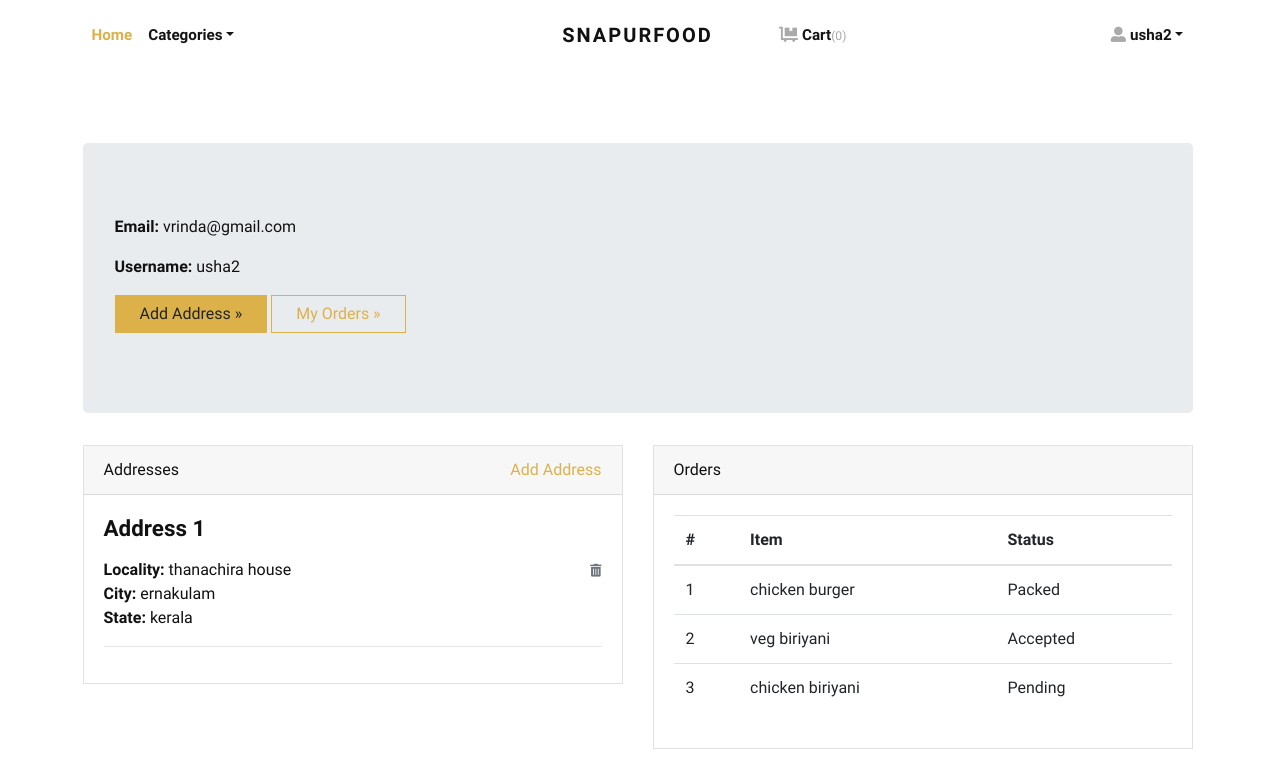
Screenshot of /accounts/profile/ (signed in) with the database file from the repository.
### foodapp/models.py (models this page shows, shortened)
class Address(models.Model):
    user = models.ForeignKey(User, verbose_name="User", on_delete=models.CASCADE)
    locality = models.CharField(max_length=150, verbose_name="Address")
    city = models.CharField(max_length=150, verbose_name="City")
    state = models.CharField(max_length=150, verbose_name="State")

class Order(models.Model):
    user = models.ForeignKey(User, verbose_name="User", on_delete=models.CASCADE)
    address = models.ForeignKey(Address, verbose_name="Shipping Address", on_delete=models.CASCADE)
    product = models.ForeignKey(Product, verbose_name="Product", on_delete=models.CASCADE)
    quantity = models.PositiveIntegerField(verbose_name="Quantity")
    ordered_date = models.DateTimeField(auto_now_add=True, verbose_name="Ordered Date")
    status = models.CharField(
        choices=STATUS_CHOICES,
        max_length=50,
        default="Pending"
        )

class Product(models.Model):
    title = models.CharField(max_length=150, verbose_name="Product Title")
    slug = models.SlugField(max_length=160, verbose_name="Product Slug")
    short_description = models.TextField(verbose_name="Short Description")
    detail_description = models.TextField(blank=True, null=True, verbose_name="Detail Description")
    product_image = models.ImageField(upload_to='product', blank=True, null=True, verbose_name="Product Image")
    price = models.DecimalField(max_digits=8, decimal_places=2)
    category = models.ForeignKey(Category, verbose_name="Product Categoy", on_delete=models.CASCADE)
    is_active = models.BooleanField(verbose_name="Is Active?")
    created_at = models.DateTimeField(auto_now_add=True, verbose_name="Created Date")
    updated_at = models.DateTimeField(auto_now=True, verbose_name="Updated Date")
    class Meta:
        verbose_name_plural = 'Products'
        ordering = ('-created_at', )

### foodapp/views.py (the view)
# urls.py: path('accounts/profile/', views.profile, name="profile"),
@login_required
def profile(request):
    addresses = Address.objects.filter(user=request.user)
    orders = Order.objects.filter(user=request.user)
    return render(request, 'account/profile.html', {'addresses':addresses, 'orders':orders})

### foodapp/context_preprocessors.py (called while the page is built)
def store_menu(request):
    categories = Category.objects.filter(is_active=True)
    context = {
        'categories_menu': categories,
    }
    return context

def cart_menu(request):
    if request.user.is_authenticated:
        cart_items= Cart.objects.filter(user=request.user)
        context = {
            'cart_items': cart_items,
        }
    else:
        context = {}
    return context

### templates/account/profile.html (shortened to what this page needs)
{% extends 'base.html' %}
{% load static %}
    {% block content %}
      <div class="container py-5">
        <div class="jumbotron">
          <p><strong>Email:</strong> {{request.user.email}}</p>
          <p><strong>Username:</strong> {{request.user.username}}</p>
          <p><a class="btn btn-primary btn-large" href="{% url 'foodapp:add-address' %}">Add Address »</a> <a class="btn btn-outline-primary btn-large" href="#">My Orders »</a></p>
        </div>
        <div class="row">
          <div class="col-lg-6">
            <div class="card mb-4" id="headings">
              <div class="card-header">Addresses <span class="float-right"><a href="{% url 'foodapp:add-address' %}">Add Address</a></span></div>
              <div class="card-body">
                {% if addresses %}
                    {% for address in addresses %}
                        <h4 class="mb-3">Address {{forloop.counter}}</h4>
                        <span class="float-right"><a href="{% url 'foodapp:remove-address' address.id %}"><i class="fas fa-trash-alt small text-muted"></i></a></span>
                        <p>
                            <strong>Locality: </strong>{{address.locality}} <br>
                            <strong>City: </strong>{{address.city}} <br>
                            <strong>State: </strong>{{address.state}} <br>
                        </p>
                        <hr>
                    {% endfor %}
                {% else %}
                <div class="text-danger">
                  Address not Added.
                </div>
                {% endif %}
              </div>
            </div>
          </div>
          <div class="col-lg-6">
            <div class="card mb-4" id="tables">
              <div class="card-header">Orders</div>
              <div class="card-body">
                <table class="table table-hover">
                  <thead>
                    <tr>
                      <th>#</th>
                      <th>Item</th>
                      <th>Status</th>
                    </tr>
                  </thead>
                  <tbody>
                    {% if orders %}
                      {% for order in orders %}
                        <tr>
                          <td>{{forloop.counter}}</td>
                          <td>{{order.product.title}}</td>
                          <td>
                            {{order.status}}
                          </td>
                        </tr>
                      {% endfor %}
                    {% else %}
                    <tr>
                      <td class="text-danger" colspan="3">You've not Ordered anything yet.</td>
                    </tr>
                    {% endif %}
                  </tbody>
                </table>
              </div>
            </div>
          </div>
        </div>
      </div>
{% endblock content %}

### templates/navbar.html (shortened to what this page needs)
{% load static %}
      <header class="header bg-white">
        <div class="container px-0 px-lg-3">
          <nav class="navbar navbar-expand-lg navbar-light py-3 px-lg-0"><a class="navbar-brand" href="{% url 'foodapp:home' %}"><span class="font-weight-bold text-uppercase text-dark">SNAPURFOOD</span></a>
            <div class="collapse navbar-collapse" id="navbarSupportedContent">
              <ul class="navbar-nav mr-auto">
                <li class="nav-item">
                  <a class="nav-link active" href="{% url 'foodapp:home' %}">Home</a>
                </li>
                <li class="nav-item dropdown"><a class="nav-link dropdown-toggle" id="pagesDropdown" href="#" data-toggle="dropdown" aria-haspopup="true" aria-expanded="false">Categories</a>
                </li>
                <li class="nav-item">
                  <a class="nav-link" href="{% url 'foodapp:reservations' %}"></a>
                </li>
                <li class="nav-item">
                  <a class="nav-link" href="{% url 'foodapp:home' %}"></a>
                </li>
              </ul>
              <ul class="navbar-nav ml-auto">
                {% if request.user.is_authenticated %}
                  <li class="nav-item"><a class="nav-link" href="{% url 'foodapp:cart' %}"> <i class="fas fa-dolly-flatbed mr-1 text-gray"></i>Cart<small class="text-gray">({{cart_items.count}})</small></a></li>
                {% endif %}
              </ul>
              {% if request.user.is_authenticated %}
              <ul class="navbar-nav ml-auto">
                    <li class="nav-item dropdown"><a class="nav-link dropdown-toggle" id="pagesDropdown" href="#" data-toggle="dropdown" aria-haspopup="true" aria-expanded="false"><i class="fas fa-user-alt mr-1 text-gray"></i>{{user.username}}</a></a>
                  </li>
                  {% else %}
                    <li class="nav-item"><a class="nav-link" href="{% url 'foodapp:login' %}">Login</a></li>
                    <li class="nav-item"><a class="nav-link" href="{% url 'foodapp:register' %}">Create Account</a></li>
                  {% endif %}
                </ul>
            </div>
          </nav>
        </div>
      </header>

### foodproj/static/css/style.default.css (style rules this page uses)
.text-gray { color: #aaa !important; }
strong { font-weight: 700; }
.navbar { position: relative; }
@media (min-width: 992px) { .navbar-brand { position: absolute; top: 50%; left: 50%; -webkit-transform: translate(-50%, -50%); transform: translate(-50%, -50%); } }
.text-uppercase { text-transform: uppercase; letter-spacing: 0.1em; }
.navbar { padding: 0.5rem 1rem; }
.navbar-brand { display: inline-block; padding-top: 0.3125rem; padding-bottom: 0.3125rem; margin-right: 1rem; font-size: 1.25rem; }
.navbar-light .navbar-brand { color: #dcb14a; }
.navbar-light .navbar-nav .nav-link { color: rgba(17, 17, 17, 0.99); font-weight: 800; font-size: 0.95rem; transition: all 0.3s; }
.navbar-light .navbar-nav .show > .nav-link, .navbar-light .navbar-nav .active > .nav-link, .navbar-light .navbar-nav .nav-link.show, .navbar-light .navbar-nav .nav-link.active { color: #dcb14a; }
.btn { font-weight: 400; border: 1px solid transparent; font-family: inherit; padding: 0.375rem 1.5rem; font-size: 1rem; line-height: 1.5; border-radius: 0; transition: color 0.15s ease-in-out, background-color 0.15s ease-in-out, border-color 0.15s ease-in-out, box-shadow 0.15s ease-in-out; }
.btn-primary { color: #212529; background-color: #dcb14a; border-color: #dcb14a; }
.btn-outline-primary { color: #dcb14a; background-color: transparent; background-image: none; border-color: #dcb14a; }
body { font-family: "Libre Franklin", sans-serif; font-size: 1rem; font-weight: 400; line-height: 1.5; color: #111111; background-color: #fff; }
a { color: #dcb14a; text-decoration: none; }
h1, h2, h3, h4, h5, h6, .h1, .h2, .h3, .h4, .h5, .h6 { margin-bottom: 0.5rem; font-family: inherit; font-weight: 900; line-height: 1.2; color: inherit; }
h4, .h4 { font-size: 1.4rem; }
hr { border-top: 1px solid rgba(17, 17, 17, 0.1); }
small, .small { font-size: 80%; font-weight: 400; }
.text-dark { color: #111111 !important; }
.nav-link { padding: 0.5rem 1rem; }
.card { background-color: #fff; border: 1px solid rgba(17, 17, 17, 0.125); border-radius: 0; }
.card-body { padding: 1.25rem; }
.card-header { padding: 0.75rem 1.25rem; background-color: rgba(17, 17, 17, 0.03); border-bottom: 1px solid rgba(17, 17, 17, 0.125); }
.card-header:first-child { border-radius: calc(0 - 1px) calc(0 - 1px) 0 0; }

### rows the page displays
Address: locality "thanachira house", city "ernakulam", state "kerala"
Order: product "chicken burger", status "Packed"
Order: product "veg biriyani", status "Accepted"
Order: product "chicken biriyani", status "Pending"

### other values shown
{{ cart_items.count }} "0"
{{ user.username }} "usha2"
{{ request.user.email }} "vrinda@gmail.com"
{{ request.user.username }} "usha2"
